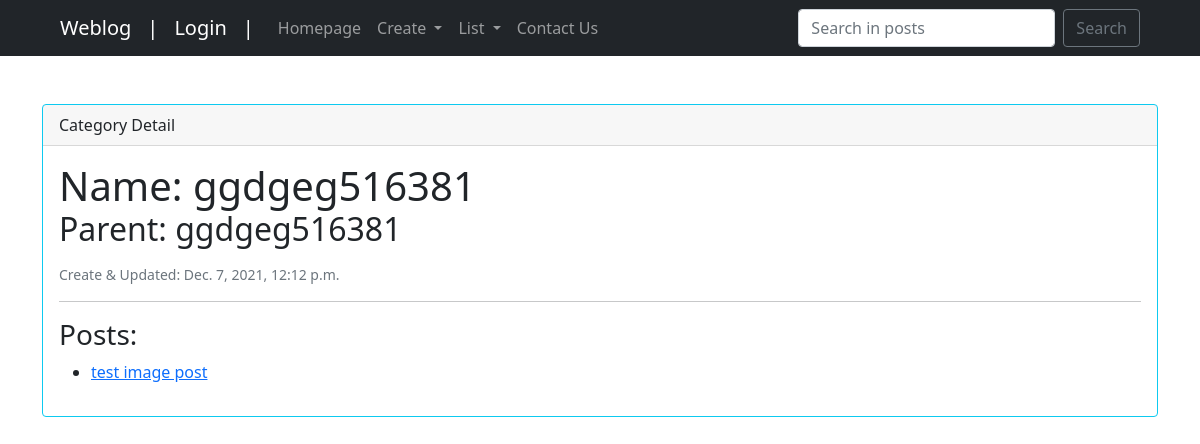
Before: /weblog/category/12 with the older database file.
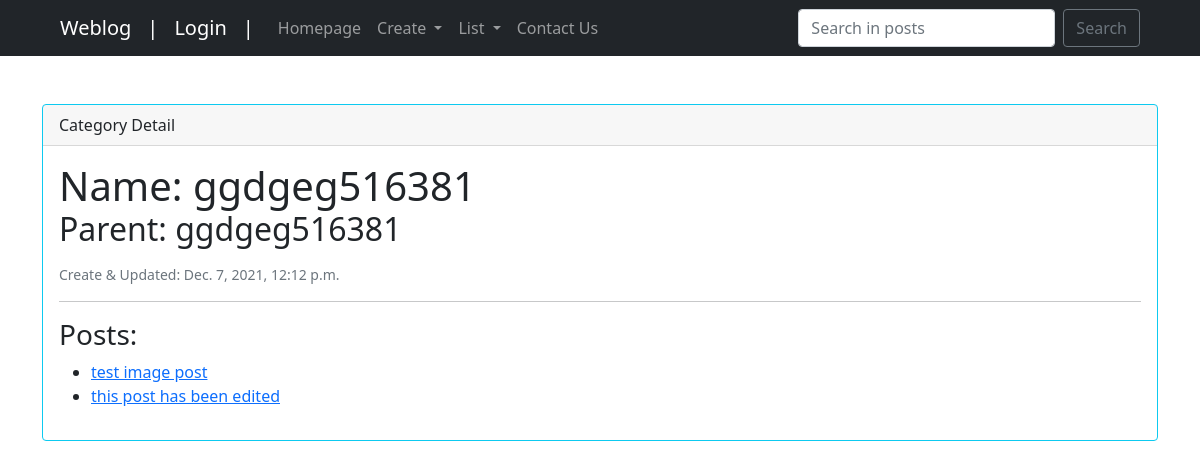
After: the same page with the newer database file.
### weblog/models.py (models this page shows, shortened)
class Post(models.Model):
    PU = 'PU'
    DR = 'DR'
    STATUS_CHOICE = [
        (PU, 'Published'),
        (DR, 'Draft')
    ]
    owner = models.ForeignKey(User, on_delete=models.CASCADE, verbose_name="Post Owner")
    title = models.CharField("Post Title", max_length=50)
    content = models.TextField()
    image = models.ImageField(upload_to='images', null=True)
    category = models.ManyToManyField('Category')
    created = models.DateField(auto_now_add=True, null=True)
    updated_on = models.DateTimeField(auto_now=True)
    like = models.ManyToManyField(User, related_name='post_like')
    dislike = models.ManyToManyField(User, related_name='post_dislike')
    tag = models.ManyToManyField('Tag')
    slug = models.SlugField(max_length=255, unique=True, null=True, blank=True)
    status = models.CharField(
        max_length=2,
        choices=STATUS_CHOICE,
        default=DR
    )
    objects = models.Manager()
    published = PublishedPostsManager()
    draft = DraftPostsManager()

### weblog/views.py (the view)
# urls.py: path("category/<int:pk>", CategoryDetail.as_view(), name="category_detail"),
class CategoryDetail(DetailView):
    model = Category
    template_name = 'weblog/category/category_detail.html'

### weblog/models.py (called while the page is built)
    def __str__(self):
        return self.name

### weblog/templates/weblog/category/category_detail.html (shortened to what this page needs)
{% extends 'weblog/index.html' %}{% load static %}
{% block content %}
    <div class="card border-info mb-3">
        <div class="card-header">Category Detail</div>
        <div class="card-body">
            <h1 class="card-title mb-0">Name: {{object.name}}</h1>
            <h2 class="card-title">Parent: {{object.parent}}</h2>
            <p class="card-text mb-0 mt-3"><small class="text-muted">Create &amp; Updated: {{object.updated_on}}</small></p>
            <hr/>
            <h3 class="card-title">Posts:</h3>
            <ul>
                {% for post in object.post_set.all %}
                    <li><a href="{% url 'weblog:post_detail' post.slug %}">{{post.title}}<a/></li>
                {% endfor %}
            </ul>
        </div>
    </div>
{% endblock content %}

Changed rows visible on the page:
now on this page (row edited): Post: title "this post has been edited"
